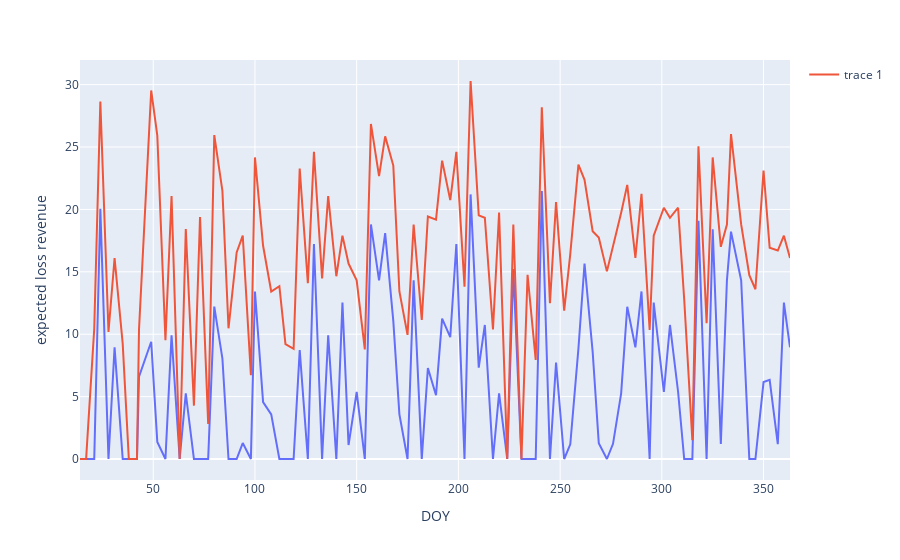

The code cell stored with this chart in its notebook:
### Code cell
import plotly.express as px

fig = px.line(waste_df_extended, x="DOY", y="expected loss revenue")
fig.add_scatter(x=waste_df_extended["DOY"], y=waste_df_extended["loss revenue"], mode="lines")
fig.show()
